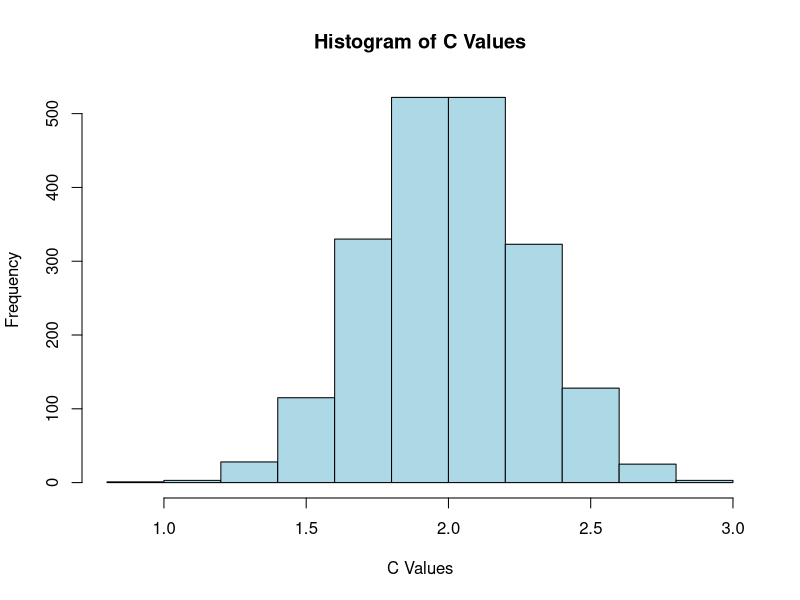

Generate this figure with R: (Note: this script raises an error after producing the figure.)
## ---- chunk 1
library(gtools)
library(MASS)

df1 <- read.csv("Body_masses.csv")

df1$Body.mass <- log(df1$Body.mass)

results_df <- data.frame()

num_permutations <- 2000

for (i in 1:num_permutations) {
  
  perms <- sample(df1$Body.mass, length(df1$Body.mass), replace = FALSE)
  
  results_df <- rbind(results_df, data.frame(Permutation = i, Body.mass = perms))
}


calculate_sum_squared_differences <- function(vector) {
  squared_differences <- (vector[-1] - vector[-length(vector)])^2
  sum_squared_differences <- sum(squared_differences)
  mean_value <- mean(vector)
  differences <- vector - mean_value
  sum_of_differences <- sum((differences)^{2})
  c_value <- sum_squared_differences / sum_of_differences
  return(c_value)
}

c_value_df <- data.frame(Result = numeric(0))

for (i in 1:num_permutations) {
  perm_values <- results_df$Body.mass[results_df$Permutation == i]
  result <- calculate_sum_squared_differences(perm_values)
  c_value_df <- rbind(c_value_df, data.frame(Result = result))
}


# fitting a normal distribution to my results
fit <- fitdistr(c_value_df$Result, densfun = "normal")
mean_estimate <- fit$estimate["mean"]
sd_estimate <- fit$estimate["sd"]

# I thought it was normal now 
hist(c_value_df$Result, main = "Histogram of C Values", xlab = "C Values", ylab = "Frequency", col = "lightblue", border = "black")



## ---- chunk 2
library(ape)
library(igraph)
library(purrr)

# Begin by getting the edge matrix
original_tree <- read.tree(text = "((A, B),  (C,D));")
edges <- original_tree$edge


# function that gives us the adjacency matrix from our original edge 
create_adjacency_matrix <- function(edges) {
  # Find the number of nodes, to get the size of our matrix
  nodes <- unique(as.vector(edges))
  num_nodes <- length(nodes)

  # Create an empty adjacency matrix
  adj_matrix <- matrix(0, nrow = num_nodes, ncol = num_nodes)

  # Recursively populate 
  for (i in 1:nrow(edges)) {
    #we look at the edge matrix and the right column are the from_nodes
    from_node <- edges[i, 1]
    #left columns
    to_node <- edges[i, 2]

    if (from_node %in% nodes) {
  #storing the first to_node as the right child, defined as 1
      adj_matrix[from_node, to_node] <- 1 
  #we remove from_node from the list
      nodes <- nodes[nodes != from_node]
    } else {
  #if it appears again then we assign the remaining child to the left, defined as 2
      adj_matrix[from_node, to_node] <- 2  
    }
  }

  return(adj_matrix)
}

case_matrix <-create_adjacency_matrix(edges)
print(case_matrix)

#finds children of a specific node in the adj matrix
find_children <- function(adj_matrix, node) {
  children_right <- which(adj_matrix[node,] == 1)  # Right child
  children_left <- which(adj_matrix[node,] == 2)  # Left child

  #no children
  if (identical(children_right, integer(0))) {
    result <- list(right = -1, left = -1)
  } else {
    result <- list(right = children_right, left = children_left)
  }
  

  return(result)
}



## ---- chunk 3
adj_matrix <- matrix(c(0, 0, 0, 0, 0, 0, 0, 0, 0, 0, 0, 0, 0, 0, 0, 0, 0, 0, 0, 0, 0,
                       0, 0, 0, 0, 0, 0, 0, 0, 0, 0, 0, 0, 1, 2, 1, 2, 0, 0, 0, 0, 0,
                       0, 0, 1, 2, 0, 0, 0), nrow = 7, byrow = TRUE)


# Identify non-zero rows
non_zero_rows <- which(rowSums(adj_matrix != 0) > 0)

# Assuming comb_1, comb_2, and comb_3 are your matrices
comb_1 <- combn(non_zero_rows,1)
comb_2 <- combn(non_zero_rows,2)
comb_3 <- combn(non_zero_rows,3)

print(comb_1)
print(comb_2) 
print(comb_3 )

convert_matrices_to_column_vectors <- function(matrix_list) {
  lapply(matrix_list, function(matrix) {
    # Apply the function to each matrix to extract its column vectors
    lapply(1:ncol(matrix), function(col) {
      matrix[, col]
    })
  })
}
# Create a list of matrices
matrix_list <- list(comb_1, comb_2, comb_3)

# Apply the function
column_vectors_list <- convert_matrices_to_column_vectors(matrix_list)

permute_rows <- function(vector, adj_matrix) {
  for (n in vector) {
    if (n < 1 || n > nrow(adj_matrix)) {
      stop("Invalid row index: ", n)
    }
    
    left_child <- which(adj_matrix[n, ] == 1)
    right_child <- which(adj_matrix[n, ] == 2)

    if (any(left_child < 1 | left_child > ncol(adj_matrix)) || 
        any(right_child < 1 | right_child > ncol(adj_matrix))) {
      invalid_indices <- c(left_child[left_child < 1 | left_child > ncol(adj_matrix)],
                            right_child[right_child < 1 | right_child > ncol(adj_matrix)])
      stop("Invalid column indices: ", paste(invalid_indices, collapse = ", "))
    }

    adj_matrix[n, left_child] <- 2
    adj_matrix[n, right_child] <- 1
  }

  return(adj_matrix)
}

permuted_matrices_list <- list()

for (i in seq_along(column_vectors_list)) {
  sublist <- column_vectors_list[[i]]

  # Filter out invalid indices in each vector of the sublist
  valid_indices <- lapply(sublist, function(vec) vec[vec >= 1 & vec <= nrow(adj_matrix)])
  invalid_indices <- lapply(sublist, function(vec) vec[!(vec >= 1 & vec <= nrow(adj_matrix))])

  # Print invalid indices for each vector
  for (j in seq_along(invalid_indices)) {
    if (length(invalid_indices[[j]]) > 0) {
      cat("Invalid row indices in vector", j, ":", paste(invalid_indices[[j]], collapse = ", "), "\n")
    }
  }

  # Call permute_rows with valid indices for each vector
  permuted_matrix <- permute_rows(unlist(valid_indices), adj_matrix)

  # Save the permuted matrix
  permuted_matrices_list[[i]] <- permuted_matrix

  # Print the permuted matrix
  print(permuted_matrix)
}


## ---- chunk 4

adj_matrix <- matrix(c(0, 0, 0, 0, 0, 0, 0, 0, 0, 0, 0, 0, 0, 0, 0, 0, 0, 0, 0, 0, 0,
                       0, 0, 0, 0, 0, 0, 0, 0, 0, 0, 0, 0, 1, 2, 1, 2, 0, 0, 0, 0, 0,
                       0, 0, 1, 2, 0, 0, 0), nrow = 7, byrow = TRUE)


# Identify non-zero rows
non_zero_rows <- which(rowSums(adj_matrix != 0) > 0)

# Assuming comb_1, comb_2, and comb_3 are your matrices
comb_1 <- combn(non_zero_rows,1)
comb_2 <- combn(non_zero_rows,2)
comb_3 <- combn(non_zero_rows,3)

print(comb_1)
print(comb_2) 
print(comb_3 )

convert_matrices_to_column_vectors <- function(matrix_list) {
  lapply(matrix_list, function(matrix) {
    # Apply the function to each matrix to extract its column vectors
    lapply(1:ncol(matrix), function(col) {
      matrix[, col]
    })
  })
}
# Create a list of matrices
matrix_list <- list(comb_1, comb_2, comb_3)

# Apply the function
column_vectors_list <- convert_matrices_to_column_vectors(matrix_list)

permute_rows <- function(vector, adj_matrix) {
  for (n in vector) {
    left_child <- which(adj_matrix[n, ] == 1)
    right_child <- which(adj_matrix[n, ] == 2)

    adj_matrix[n, left_child] <- 2
    adj_matrix[n, right_child] <- 1
  }

  return(adj_matrix)
}

permuted_matrices_list <- list()

for (i in seq_along(column_vectors_list)) {
  sublist <- column_vectors_list[[i]]
  print(sublist)
  permuted_matrix <- permute_rows(sublist, adj_matrix)
  
  # Save the permuted matrix
  permuted_matrices_list[[i]] <- permuted_matrix
  
  # Print the permuted matrix
  print(permuted_matrix)
}

## ---- chunk 5
permute_rows <- function(vector, adj_matrix) {
  for (n in vector) {
    if (n < 1 || n > nrow(adj_matrix)) {
      stop("Invalid row index: ", n)
    }
    
    left_child <- which(adj_matrix[n, ] == 1)
    right_child <- which(adj_matrix[n, ] == 2)

    if (any(left_child < 1 | left_child > ncol(adj_matrix)) || 
        any(right_child < 1 | right_child > ncol(adj_matrix))) {
      invalid_indices <- c(left_child[left_child < 1 | left_child > ncol(adj_matrix)],
                            right_child[right_child < 1 | right_child > ncol(adj_matrix)])
      stop("Invalid column indices: ", paste(invalid_indices, collapse = ", "))
    }

    adj_matrix[n, left_child] <- 2
    adj_matrix[n, right_child] <- 1
  }

  return(adj_matrix)
}


# Assuming you have a list of column vectors
column_vectors_list <- list(
  list(1, 2, 3),
  list(4, 5, 6),
  list(7, 8, 9)
)

# Your original adjacency matrix
adj_matrix <- matrix(c(0, 0, 0, 0, 0, 0, 0, 0, 0, 0, 0, 0, 0, 0, 0, 0, 0, 0, 0, 0, 0,
                       0, 0, 0, 0, 0, 0, 0, 0, 0, 0, 0, 0, 1, 2, 1, 2, 0, 0, 0, 0, 0,
                       0, 0, 1, 2, 0, 0, 0), nrow = 7, byrow = TRUE)

# List to store permuted matrices
permuted_matrices_list <- list()

# Iterate through the list of column vectors
for (i in seq_along(column_vectors_list)) {
  sublist <- column_vectors_list[[i]]
  
  # Filter out invalid indices
  valid_indices <- sublist[sublist >= 1 & sublist <= nrow(adj_matrix)]
  invalid_indices <- sublist[!(sublist >= 1 & sublist <= nrow(adj_matrix))]
  
  if (length(invalid_indices) > 0) {
    cat("Invalid row indices:", paste(invalid_indices, collapse = ", "), "\n")
  }
  
  # Call permute_rows with valid indices
  permuted_matrix <- permute_rows(valid_indices, adj_matrix)
  
  # Save the permuted matrix
  permuted_matrices_list[[i]] <- permuted_matrix
  
  # Print the permuted matrix
  print(permuted_matrix)
}


# You can access the permuted matrices from the list (permuted_matrices_list)

## ---- chunk 6

get_edge_matrix <- function(adj_matrix) {
  num_nodes <- nrow(adj_matrix)
  edge_matrix <- matrix(NA, ncol = 2, nrow = 0)

  # We define what a child would look like in the adj matrix
  find_children <- function(parent, root) {
    children <- which(adj_matrix[parent, ] != 0)
    right_children <- children[adj_matrix[parent, children] == 1]
    left_children <- children[adj_matrix[parent, children] == 2]

    # We add the right children
    for (child in right_children) {
      edge <- c(parent, child)
      edge_matrix <<- rbind(edge_matrix, edge)

      # Recursion
      find_children(child, root)
    }

    # Then, add left children
    for (child in left_children) {
      edge <- c(parent, child)
      edge_matrix <- rbind(edge_matrix, edge)

      # Recursion
      find_children(child, root)
    }
  }

   #Iterate through nodes to find roots and start find
  for (node in 1:num_nodes) {
    if (sum(adj_matrix[, node] != 0) == 0) {
      # Node is a root
      find_children(node, node)
    }
  }

  return(edge_matrix)
}

## ---- chunk 7
library(ape)
library(phangorn)
library(gtools)

tree_string <- "((((((Odocoileus_hemionus,Odocoileus_virginianus),Rangifer_tarandus),Alces_alces),((Dama_dama,Cervus_canadensis))),Antilocapra_americana));"

tree <- read.tree(text = tree_string)

tree$edge
# I'm building the joint data outside of the csv file
tip_labels <- tree$tip.label
data_order <- c(Odocoileus_hemionus = 74, Odocoileus_virginianus = 57, Rangifer_tarandus = 100, Alces_alces = 384, Dama_dama = 55, Cervus_canadensis = 300, Antilocapra_americana = 50)

link_tree_values <- function(tree, tip_labels, data_order) {
  # Create a named vector with tip labels and corresponding values
  values_vec <- data_order[tip_labels]

  # Annotate the tree with values for tips
  tree$node.label <- ifelse(gsub(" ", "_", tree$tip.label) %in% names(values_vec), values_vec[gsub(" ", "_", tree$tip.label)], NA)

  return(tree)

}

tree_with_values <- link_tree_values(tree, tip_labels, data_order)
print(tree_with_values)


# adapted function from above 
calculate_c_value <- function(data_vector) {
  squared_differences <- (data_vector[-1] - data_vector[-length(data_vector)])^2
  sum_squared_differences <- sum(squared_differences)
  mean_value <- mean(data_vector)
  differences <- data_vector - mean_value
  sum_of_differences <- sum(differences^2)
  c_value <- sum_squared_differences / sum_of_differences
  return(c_value)
}


# getting all the c values 
#c_values <- sapply(data_vectors_list, calculate_c_value)

#average_c_value <- mean(c_values)
